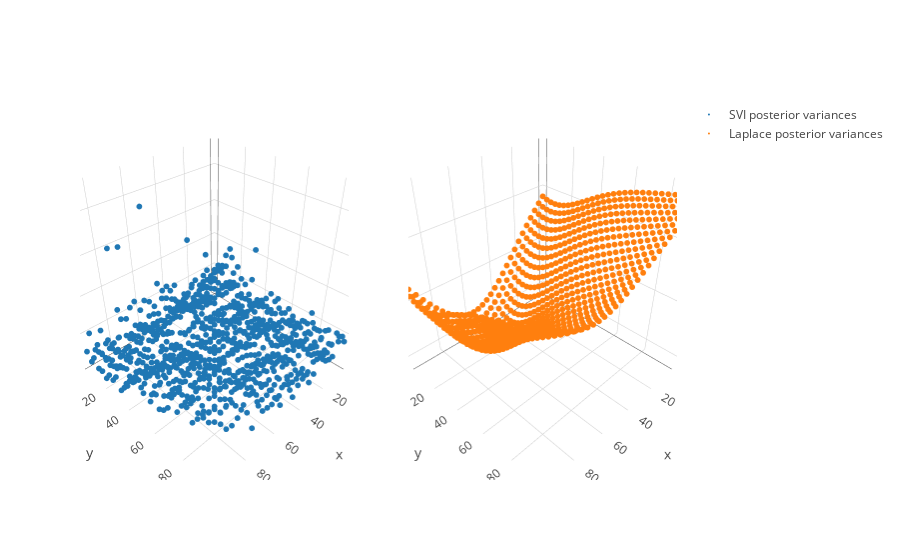

Notebook code cell kept with this figure:
### Markdown cell above
To get the predictive variances, we do the following. For the SVI method, we already have them calculated. We use covariance estimation with Gaussian perturbations for the Laplace method, where the parameter indicates the number of samples to estimate based on. See "Massively Scalable GPs" for more on this method."

### Code cell
svi_variances = np.exp(inf_svi.q_S)
lp_variances = inf_lp.variance(50)

var_svi = go.Scatter3d(x = X[:,0], y = X[:,1], z=svi_variances, mode = 'markers', marker=dict(size = 2,), name = 'SVI posterior variances')
var_lp = go.Scatter3d(x = X[:,0], y = X[:,1], z=lp_variances, mode = 'markers', marker=dict(size = 2,), name = 'Laplace posterior variances')
fig = tools.make_subplots(rows=1, cols=2, specs=[[{'is_3d': True}, {'is_3d': True}]])
fig.append_trace(var_svi, 1, 1)
fig.append_trace(var_lp, 1, 2)
iplot(fig)

### Figure 1 — Plotly figure (JSON) as saved in the notebook; plotly's stock layout.template omitted (floating-point values rounded to 4 significant figures; data arrays with more than 128 entries replaced by an {"elided": "..."} marker saying what was removed)
{"data": [{"marker": {"size": 2}, "mode": "markers", "name": "SVI posterior variances", "scene": "scene1", "type": "scatter3d", "x": {"elided": "900 float values"}, "y": {"elided": "900 float values"}, "z": {"elided": "900 float values"}}, {"marker": {"size": 2}, "mode": "markers", "name": "Laplace posterior variances", "scene": "scene2", "type": "scatter3d", "x": {"elided": "900 float values"}, "y": {"elided": "900 float values"}, "z": {"elided": "900 float values"}}], "layout": {"scene1": {"domain": {"x": [0, 0.45], "y": [0, 1]}}, "scene2": {"domain": {"x": [0.55, 1], "y": [0, 1]}}}}
